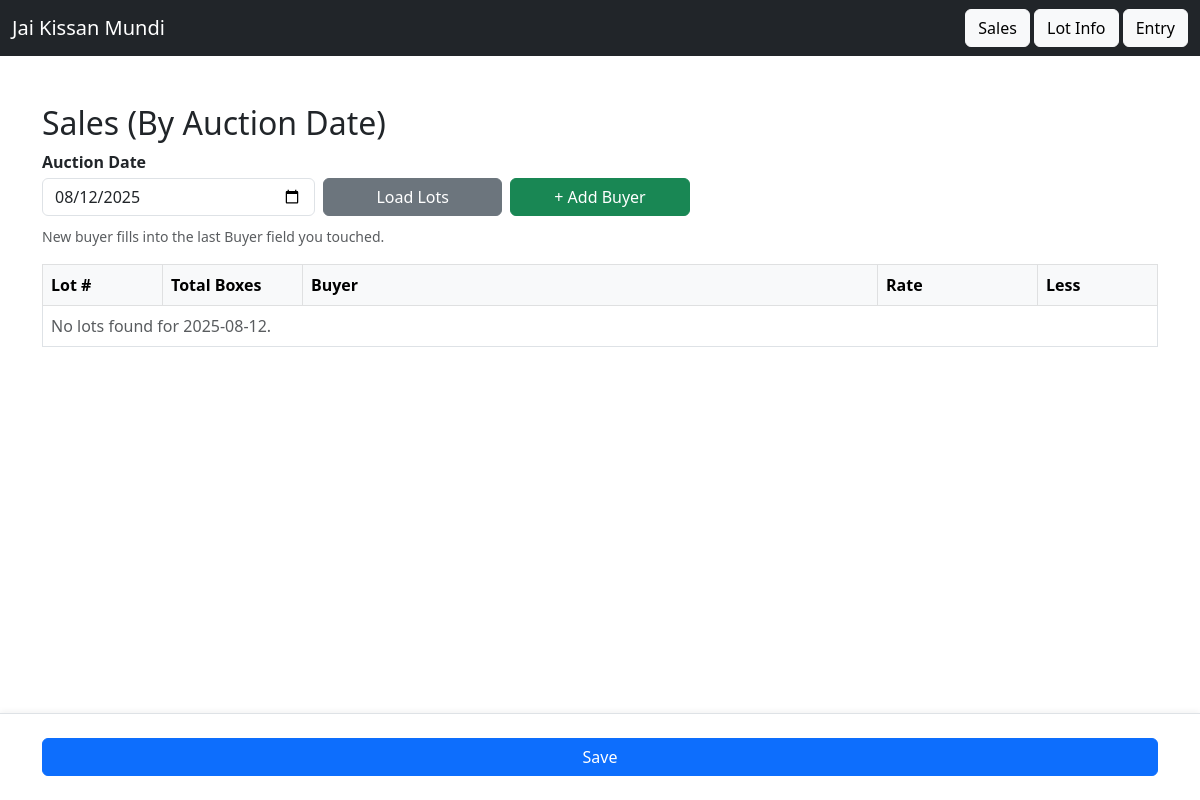
Before: /sales with the older database file.
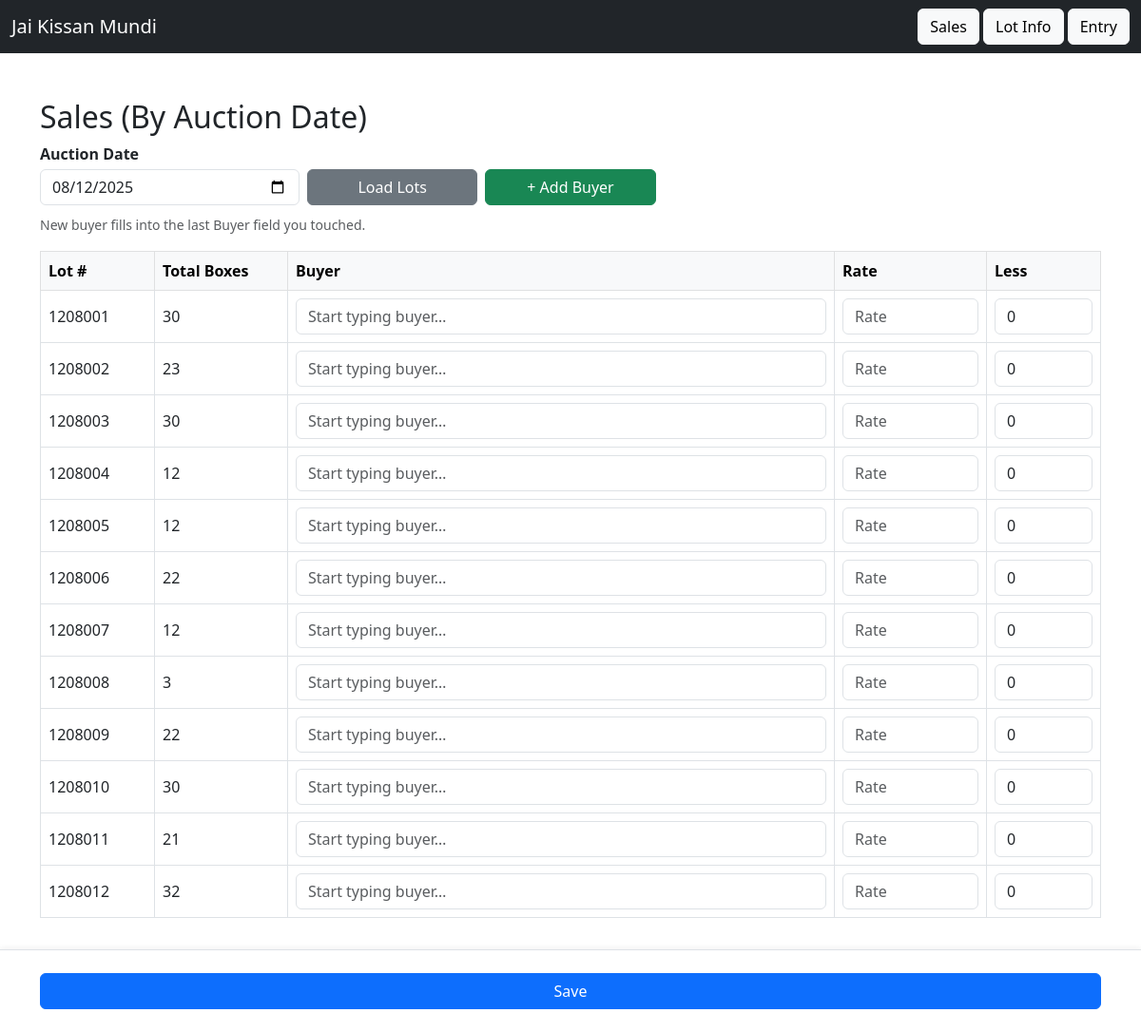
After: the same page with the newer database file.
### app/models.py (models this page shows)
class LotInfo(db.Model):
    id = db.Column(db.Integer, primary_key=True)
    driver_patti_id = db.Column(db.Integer, db.ForeignKey('driver_patti.id'))
    farmer_id = db.Column(db.Integer, db.ForeignKey('farmer.id'))
    lot_number = db.Column(db.String(50))
    jk_boxes = db.Column(db.Integer)
    other_boxes = db.Column(db.Integer)
    transport_rate = db.Column(db.Float)
    total_boxes = db.Column(db.Integer)
    transport_amount = db.Column(db.Float)
    date = db.Column(db.String(20))

### app/routes.py (the view, shortened to what this page needs)
@main.route("/sales", methods=["GET", "POST"])
def sales():
    today_str = date.today().isoformat()
    date_val = request.args.get("date", today_str)
    conn = get_db_connection()
    cur = conn.cursor()
    cur.execute("""
        SELECT
            li.id AS lot_id,
            li.lot_number,
            COALESCE(li.jk_boxes, 0) + COALESCE(li.other_boxes, 0) AS total_boxes
        FROM lot_info li
        JOIN driver_patti dp ON li.driver_patti_id = dp.id
        WHERE dp.date = ?
        ORDER BY li.lot_number
    """, (date_val,))
    lots = cur.fetchall()
    sales_map = {}
    if lots:
        lot_ids = [str(r["lot_id"]) for r in lots]
        placeholders = ",".join(["?"] * len(lot_ids))
        cur.execute(f"""
            SELECT lot_id, buyer_id, rate, less
            FROM sales
            WHERE lot_id IN ({placeholders})
        """, lot_ids)
        for r in cur.fetchall():
            sales_map[r["lot_id"]] = {
                "buyer_id": r["buyer_id"],
                "rate": r["rate"],
                "less": r["less"],
            }
    conn.close()
    return render_template("sales.html", date_val=date_val, lots=lots, sales_map=sales_map)

### app/routes.py (called while the page is built)
def get_db_connection():
    conn = sqlite3.connect(DB_PATH)
    conn.row_factory = sqlite3.Row  # Allows accessing columns by name
    return conn

### app/templates/sales.html (shortened to what this page needs)
{% extends 'base.html' %}
{% block content %}
<h2 class="mt-2">Sales (By Auction Date)</h2>
<div class="position-fixed top-0 end-0 p-3" style="z-index: 1080">
</div>
<form class="mb-3" method="get" action="{{ url_for('main.sales') }}">
  <div class="row g-2 align-items-end">
    <div class="col-12 col-sm-6 col-md-3">
      <label for="sales_date" class="form-label mb-1">Auction Date</label>
      <input type="date" id="sales_date" name="date" class="form-control" value="{{ date_val }}" required>
    </div>
    <div class="col-6 col-md-2 d-grid">
      <button type="submit" class="btn btn-secondary">Load Lots</button>
    </div>
    <div class="col-6 col-md-2 d-grid">
      <button type="button" class="btn btn-success" data-bs-toggle="modal" data-bs-target="#addBuyerModal">
        + Add Buyer
      </button>
    </div>
    <div class="col-12">
      <small class="text-muted">New buyer fills into the last Buyer field you touched.</small>
    </div>
  </div>
</form>
<form method="post" action="{{ url_for('main.sales') }}" id="salesForm">
  <div class="table-responsive d-none d-sm-block">
    <table class="table table-bordered align-middle">
      <thead class="table-light">
        <tr>
          <th style="width:120px;">Lot #</th>
          <th style="width:140px;">Total Boxes</th>
          <th>Buyer</th>
          <th style="width:160px;">Rate</th>
          <th style="width:120px;">Less</th>
        </tr>
      </thead>
      <tbody>
        {% if lots %}
          {% for row in lots %}
            {% set s = sales_map.get(row['lot_id']) %}
            <tr>
              <td>{{ row['lot_number'] }}</td>
              <td>{{ row['total_boxes'] }}</td>
              <td>
                <input
                  class="form-control buyer_search"
                  placeholder="Start typing buyer…"
                  id="buyer_input_{{ row['lot_id'] }}"
                  autocomplete="off">
              </td>
              <td>
                <input type="number" step="0.01" inputmode="decimal" name="rate_{{ row['lot_id'] }}"
                       class="form-control" placeholder="Rate"
                       value="{{ '{:.2f}'.format(s['rate']) if s and s['rate'] is not none else '' }}">
              </td>
              <td>
                <input type="number" step="1" inputmode="numeric" pattern="[0-9]*" name="less_{{ row['lot_id'] }}"
                       class="form-control" placeholder="0"
                       value="{{ s['less'] if s and s['less'] is not none else '0' }}">
              </td>
            </tr>
          {% endfor %}
        {% else %}
          <tr><td colspan="5" class="text-muted">No lots found for {{ date_val }}.</td></tr>
        {% endif %}
      </tbody>
    </table>
  </div>
  <div style="height: 88px;"></div>
  <div class="floating-save-bar">
    <div class="container d-flex align-items-center gap-3">
      <button type="submit" class="btn btn-primary w-100 w-sm-auto">Save</button>
    </div>
  </div>
</form>
{% endblock %}

Changed rows visible on the page:
added LotInfo: lot_number "1208001", total_boxes "30", s "0"
added LotInfo: lot_number "1208002", total_boxes "23", s "0"
added LotInfo: lot_number "1208003", total_boxes "30", s "0"
added LotInfo: lot_number "1208004", total_boxes "12", s "0"
added LotInfo: lot_number "1208005", total_boxes "12", s "0"
added LotInfo: lot_number "1208006", total_boxes "22", s "0"
added LotInfo: lot_number "1208007", total_boxes "12", s "0"
added LotInfo: lot_number "1208008", total_boxes "3", s "0"
added LotInfo: lot_number "1208009", total_boxes "22", s "0"
added LotInfo: lot_number "1208010", total_boxes "30", s "0"
added LotInfo: lot_number "1208011", total_boxes "21", s "0"
added LotInfo: lot_number "1208012", total_boxes "32", s "0"
Other visible differences:
{{ date_val }}: "2025-08-12" → (not shown)
text no longer shown: "No lots found for ."
